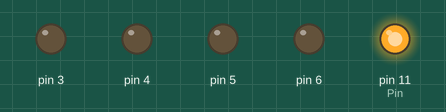
Recording of a sketch running on a simulated Arduino Uno, built with avr-gcc and run on an emulated ATmega328P. On the bench: output pins drawn as LEDs (lit = HIGH).

Above: at 0.01 s.
Timing chart, 0 to 1.6 s (numbered marks = the images above):
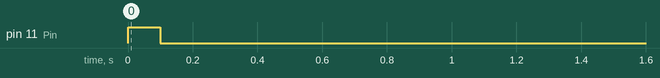

The sketch:

BlinkOnce.ino
```cpp
const int Pin=11; //Change depending on which LED to use
//(3=blue, 5=green, 6=yellow, 9=red, 11=white)
const int brightness=255; //Set brightness level for LED (0-255)
const int duration=100; //Set duration LED should be on for in ms
const int repetitions=1; //Set number of times the sequence should run
const int durationDelay=20000; //Set delay between repetitions in ms

void setup() {
  // Loop through pins to set them as output and off
  for(int pinNumber=3; pinNumber<7; pinNumber++){
    pinMode(pinNumber,OUTPUT);
    digitalWrite(pinNumber,LOW);
    }

    //For each repetition...
    for (int n=0; n<repetitions; n++){
    //Turn LED on (to the brightness level specified),
    //and then off after the specfied delay
    analogWrite(Pin,brightness);
    delay(duration);
    analogWrite(Pin,0);
    delay(durationDelay);
    }
}

void loop() {
  // put your main code here, to run repeatedly:

}
```
